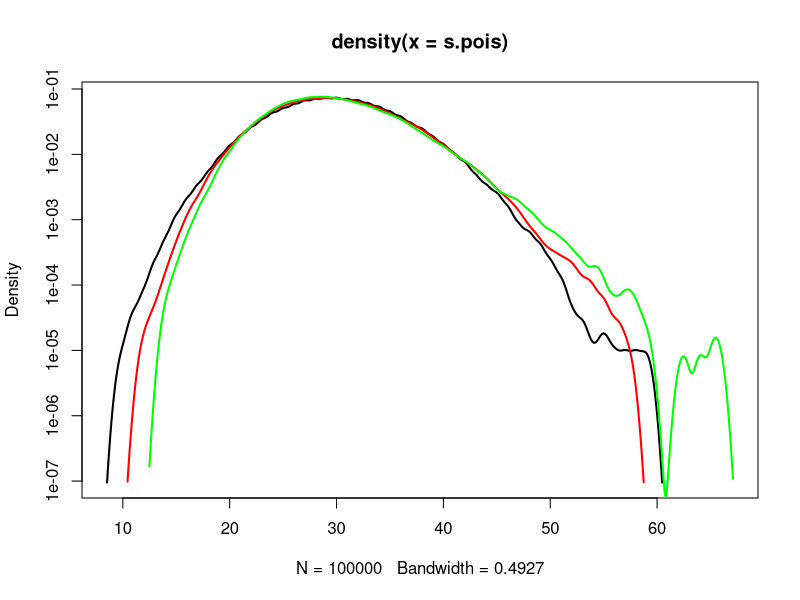

The R source for this figure:
###
### Finding equivalent _continuous_ distributions
### to a Poisson (discrete) distribution
###

set.seed(1234)
n <- 1e5

# Poisson is defined by one parameter only: lambda
# E(Poisson) = lambda
# var(Poisson) = lambda
lambda <- 30
s.pois <- rpois(n, lambda)

# Gamma is defined by scale 'a'  and rate 'b'
# E(Gamma) = a/b
# Var(Gamma) = a/b^2
# Choosing a and b to match the 2 firsts moments of Poisson
# we must have:
# a = lambda and b=1
a <- lambda
b <- 1
s.gam <- rgamma(n,shape=a,rate=b)

# Lognormal is defined by 2 parameters mu and sigma:
# E(Logn) = exp(mu+sigma^2/2)
# Var(Logn) = (exp(sigma^2)-1)exp(2mu+sigma^2)
# Choosing a and b to match the 2 firsts moments of Poisson
# we must have:
# mu = log(lambda)-0.5*log(1+1/lambda)
# sigma = sqrt( log(1+1/lambda) )
mu <- log(lambda)-0.5*log(1+1/lambda)
sigma <- sqrt( log(1+1/lambda) )
s.ln <- rlnorm(n,meanlog = mu, sdlog = sigma)


summary(s.pois)
summary(s.gam)
summary(s.ln)

sd(s.pois)
sd(s.gam)
sd(s.ln)

d.pois <- density(s.pois)
d.gam  <- density(s.gam)
d.ln   <- density(s.ln)

plot(d.pois, 
	 xlim=range(d.pois$x,d.gam$x,d.ln$x), 
	 ylim=range(d.pois$y,d.gam$y), 
	 lwd=2,
	 typ='l', log='y')
lines(d.gam,col='red',lwd=2)
lines(d.ln,col='green',lwd=2)
